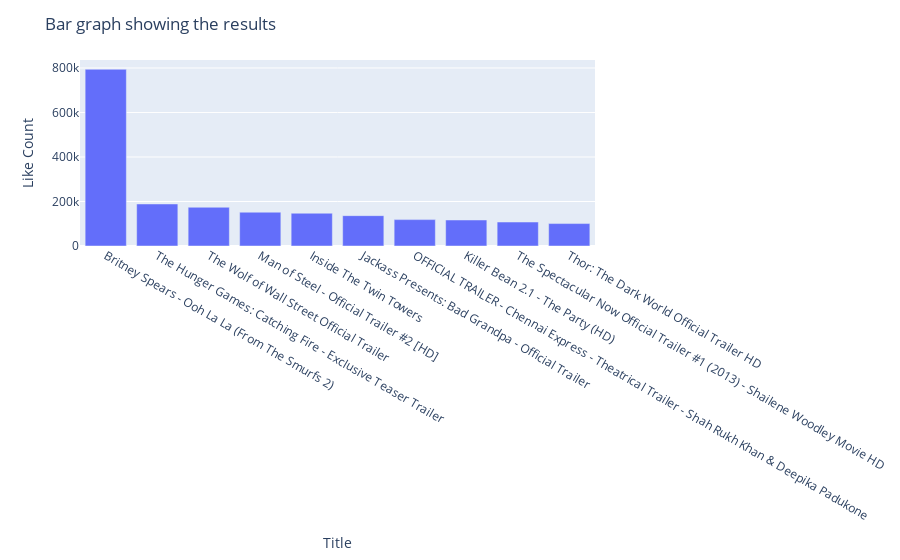

Source (notebook cell):
### Code cell
df_sorted_like_count = concatenated_df.sort_values(by='Like Count', ascending= False)

# Create an interactive histogram using Plotly
fig = px.bar(df_sorted_like_count[:10], x='title', y='Like Count')

# Customize the plot
fig.update_layout(
    title='Bar graph showing the results',
    xaxis_title='Title',
    yaxis_title='Like Count'
)

# Display the histogram
fig.show()

### Figure 1 — Plotly figure (JSON) as saved in the notebook; plotly's stock layout.template omitted (floating-point values rounded to 4 significant figures)
{"data": [{"alignmentgroup": "True", "hovertemplate": "title=%{x}<br>Like Count=%{y}<extra></extra>", "legendgroup": "", "marker": {"color": "#636efa", "pattern": {"shape": ""}}, "name": "", "offsetgroup": "", "orientation": "v", "showlegend": false, "textposition": "auto", "type": "bar", "x": ["Britney Spears - Ooh La La (From The Smurfs 2)", "The Hunger Games: Catching Fire - Exclusive Teaser Trailer", "The Wolf of Wall Street Official Trailer", "Man of Steel - Official Trailer #2 [HD]", "Inside The Twin Towers", "Jackass Presents: Bad Grandpa - Official Trailer", "OFFICIAL TRAILER - Chennai Express - Theatrical Trailer - Shah Rukh Khan & Deepika Padukone", "Killer Bean 2.1 - The Party (HD)", "The Spectacular Now Official Trailer #1 (2013) - Shailene Woodley Movie HD", "Thor: The Dark World Official Trailer HD"], "xaxis": "x", "y": [794104, 188901, 174114, 151943, 147260, 136416, 118535, 116875, 107718, 100798], "yaxis": "y"}], "layout": {"barmode": "relative", "legend": {"tracegroupgap": 0}, "margin": {"t": 60}, "title": {"text": "Bar graph showing the results"}, "xaxis": {"anchor": "y", "domain": [0, 1], "title": {"text": "Title"}}, "yaxis": {"anchor": "x", "domain": [0, 1], "title": {"text": "Like Count"}}}}
